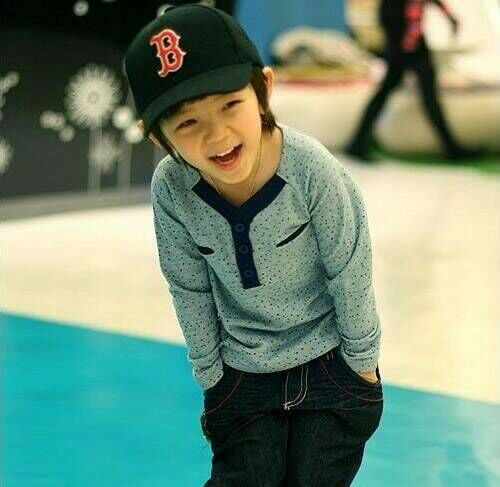
#> input picture samples/packages/pil/test.jpg, 500 x 487 px, found by its file name
$ python chgimge.py
#> lines starting #> are read from the running program, lines starting #| are printed output that depends on the picture
from PIL import Image
im=Image.open('test.jpg')
#> im is the input picture: PIL image 500x487 RGB; mean R, G, B 114.2, 140.9, 119.5
print(im.format,im.size,im.mode)
#| JPEG (500, 487) RGB
im.thumbnail((100,200))
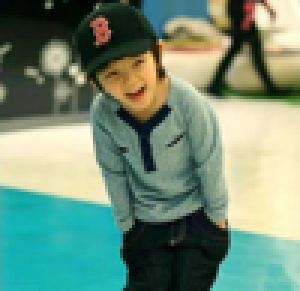
#> im: PIL image 100x97 RGB (shown 3 times larger); mean R, G, B 114.4, 141, 119.6
im.save('thumb.jpg','JPEG')
